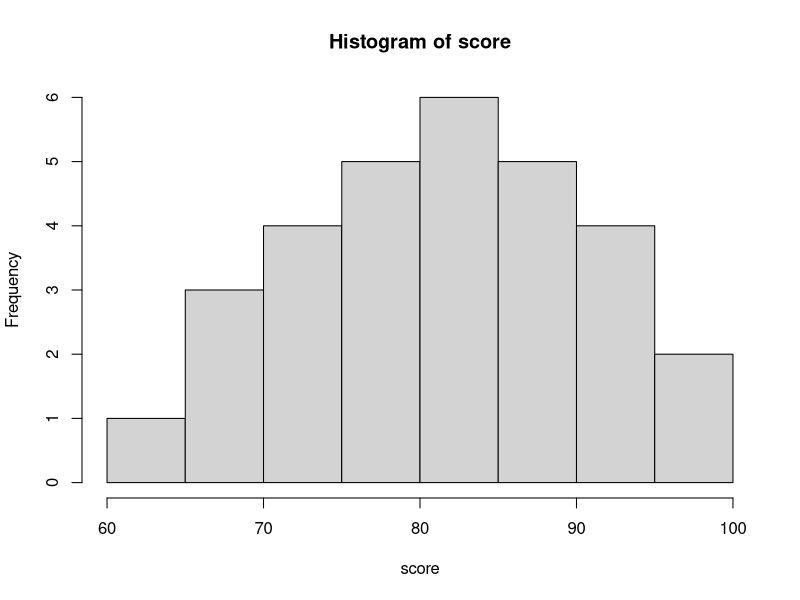
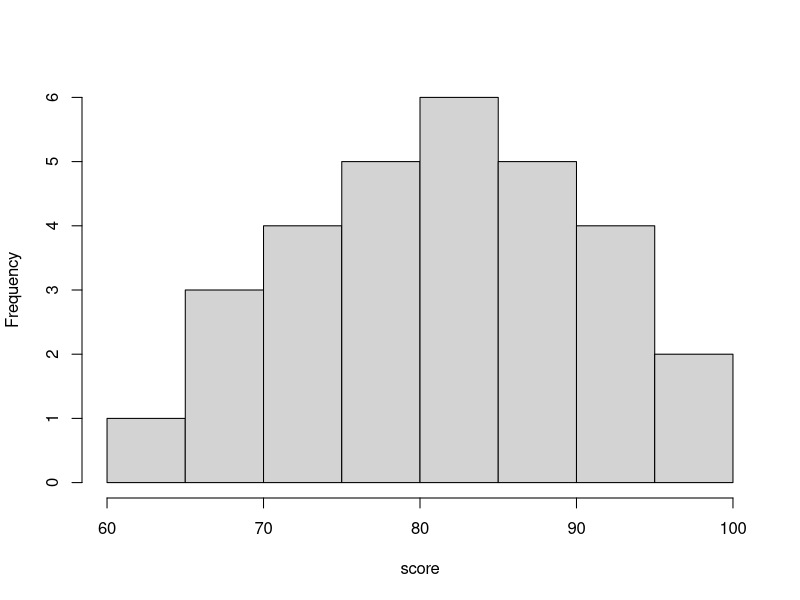

The R source for these figures, in order:
rm(list = ls())

score <- c(
  93, 83, 91, 68, 75, 87,
  89, 96, 97, 67, 83, 81,
  87, 80, 64, 83, 88, 76,
  91, 78, 72, 80, 69, 80,
  84, 71, 91, 81, 88, 73
)

hist(score)
hist(score, main = "")